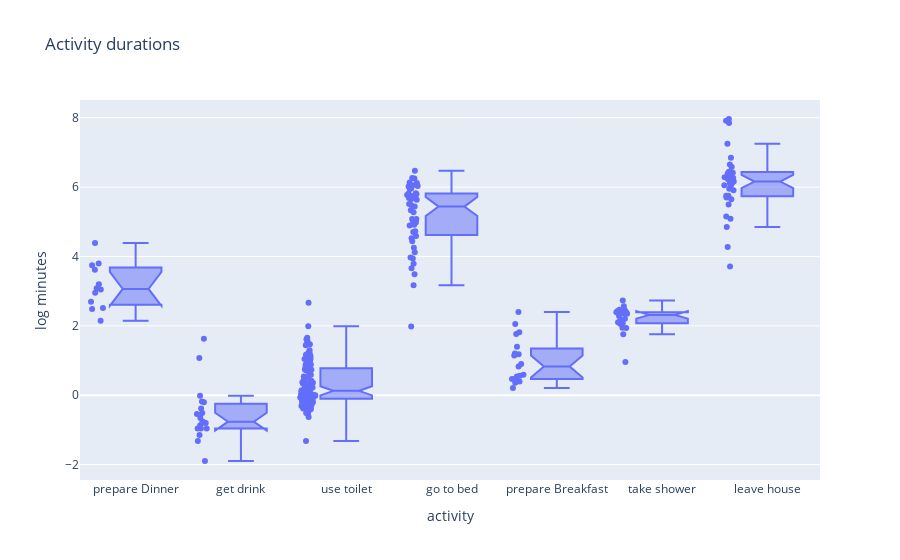

The notebook cell saved with this chart:
### Code cell
plt_act.boxplot_duration(data.df_activities, y_scale='log').show()

### Figure 1 — Plotly figure (JSON) as saved in the notebook; plotly's stock layout.template omitted (floating-point values rounded to 4 significant figures; data arrays with more than 128 entries replaced by an {"elided": "..."} marker saying what was removed)
{"data": [{"alignmentgroup": "True", "boxpoints": "all", "customdata": {"elided": "263x2 mixed values"}, "hovertemplate": "activity=%{x}<br>log minutes=%{customdata[1]}<br>start_time=%{customdata[0]}<extra></extra>", "legendgroup": "", "marker": {"color": "#636efa"}, "name": "", "notched": true, "offsetgroup": "", "orientation": "v", "showlegend": false, "type": "box", "x": {"elided": "263 str values"}, "x0": " ", "xaxis": "x", "y": {"elided": "263 float values"}, "y0": " ", "yaxis": "y"}], "layout": {"boxmode": "group", "legend": {"tracegroupgap": 0}, "title": {"text": "Activity durations"}, "xaxis": {"anchor": "y", "domain": [0, 1], "title": {"text": "activity"}}, "yaxis": {"anchor": "x", "domain": [0, 1], "title": {"text": "log minutes"}}}}
